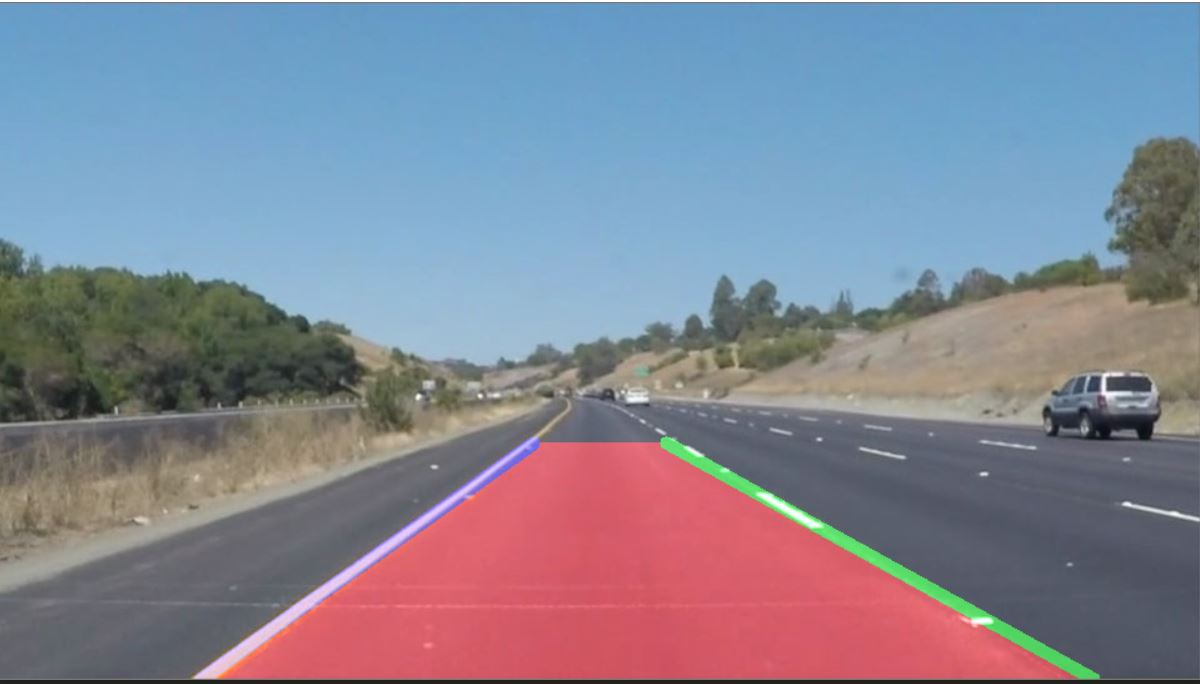
#> input picture lane_detect.JPG, 1200 x 684 px, given in place of challenge.mp4, which was not available
$ python challenge_accepted.py   (older library calls are emulated)
#> lines starting #> are read from the running program, lines starting #| are printed output that depends on the picture; after the words box and inside, x2 and y2 are one past the last pixel; in counts of white or black regions, pixels touching at a corner belong together; pictures that were not available may be replaced by others from this repository, and a replacement may not be noted
from matplotlib import pyplot as plt
import numpy as np
import cv2

lpnts = []
rpnts = []
def show(cells):
	cv2.imshow('img',cells)
	cv2.waitKey(0)
	cv2.destroyAllWindows()

def get_perspective(img):
	dst_size=(1280,720)
	h,w= np.shape(img)
	dst=np.float32([(0,0), (1, 0), (0,1), (1,1)])
	src=np.float32([(0.43,0.65),(0.58,0.65),(0.1,1),(1,1)])
	img_size = np.float32([(img.shape[1],img.shape[0])])
	pts2= dst * np.float32(dst_size)
	pts1=src*img_size
	M = cv2.getPerspectiveTransform(pts1, pts2)
	warped = cv2.warpPerspective(img, M, dst_size)
	return warped

def inv_perspective_warp(img,
                     dst_size=(1280,720),
                     src=np.float32([(0,0), (1, 0), (0,1), (1,1)]),
                     dst=np.float32([(0.43,0.65),(0.58,0.65),(0.1,1),(1,1)])):
    img_size = np.float32([(img.shape[1],img.shape[0])])
    src = src* img_size
    dst = dst * np.float32(dst_size)
    # Given src and dst points, calculate the perspective transform matrix
    M = cv2.getPerspectiveTransform(src, dst)
    # Warp the image using OpenCV warpPerspective()
    warped = cv2.warpPerspective(img, M, dst_size)
    return warped

def draw_lane(img,lane):
	histogram = np.sum(img,axis = 0)
	midpoint = int(histogram.shape[0]/2)
	leftx_base = np.argmax(histogram[:midpoint])
	rightx_base = np.argmax(histogram[midpoint:]) + midpoint


	nwindows = 9
	window_height = np.int(img.shape[0]/nwindows)
	# Identify the x and y positions of all nonzero pixels in the imag
	nonzero = img.nonzero()
	nonzeroy = np.array(nonzero[0])
	nonzerox = np.array(nonzero[1])
	# Current positions to be updated for

	leftx_current = leftx_base
	rightx_current = rightx_base

	draw_windows = True
	margin = 150
	minpix = 1
	left_lane_inds = []
	right_lane_inds = []

	left_a, left_b, left_c = [],[],[]
	right_a, right_b, right_c = [],[],[]


	for window in range(nwindows):
		win_y_low = img.shape[0] - (window+1)*window_height
		win_y_high = img.shape[0] - window*window_height
		win_xleft_low = leftx_current - margin
		win_xleft_high = leftx_current + margin
		win_xright_low = rightx_current - margin
		win_xright_high = rightx_current + margin
		# Draw the windows on the visualization image
		if draw_windows == True:
			cv2.rectangle(img,(win_xleft_low,win_y_low),(win_xleft_high,win_y_high),
			(100,255,255), 3)
			cv2.rectangle(img,(win_xright_low,win_y_low),(win_xright_high,win_y_high),
			(100,255,255), 3)

		good_left_inds = ((nonzeroy >= win_y_low) & (nonzeroy < win_y_high) &
		(nonzerox >= win_xleft_low) &  (nonzerox < win_xleft_high)).nonzero()[0]
		good_right_inds = ((nonzeroy >= win_y_low) & (nonzeroy < win_y_high) &
		(nonzerox >= win_xright_low) &  (nonzerox < win_xright_high)).nonzero()[0]
		# Append these indices to the lists
		left_lane_inds.append(good_left_inds)
		right_lane_inds.append(good_right_inds)
		# If you found > minpix pixels, recenter next window on their mean position
		if len(good_left_inds) > minpix:
			leftx_current = np.int(np.mean(nonzerox[good_left_inds]))
		if len(good_right_inds) > minpix:
			rightx_current = np.int(np.mean(nonzerox[good_right_inds]))

	# show(img)


	left_lane_inds = np.concatenate(left_lane_inds)
	right_lane_inds = np.concatenate(right_lane_inds)

	# Extract left and right line pixel positions
	leftx = nonzerox[left_lane_inds]
	lefty = nonzeroy[left_lane_inds]
	rightx = nonzerox[right_lane_inds]
	righty = nonzeroy[right_lane_inds]

	# Fit a second order polynomial to each
	left_fit = np.polyfit(lefty, leftx, 2)
	right_fit = np.polyfit(righty, rightx, 2)

	ploty = np.linspace(0, img.shape[0]-1, img.shape[0] )
	left_fitx = left_fit[0]*ploty**2 + left_fit[1]*ploty + left_fit[2]
	right_fitx = right_fit[0]*ploty**2 + right_fit[1]*ploty + right_fit[2]

	color_img = np.zeros_like(lane)


	left = np.array([np.transpose(np.vstack([left_fitx, ploty]))])
	right = np.array([np.flipud(np.transpose(np.vstack([right_fitx, ploty])))])

	if len(rpnts)<2:
		rpnts.append(right)
		lpnts.append(left)
	if len(rpnts)==2:
		right = (right+rpnts[0]+rpnts[1])/3
		left = (left+lpnts[0]+lpnts[1])/3
		rpnts[0] = rpnts[1]
		rpnts[1] = right
		lpnts[0] = lpnts[1]
		lpnts[1] = left

	points = np.hstack((left, right))


	for pt in left[0]:
		cv2.circle(color_img ,(int(pt[0]),int(pt[1])), 7, (10,200,10), -1)
	for pt in right[0]:
		cv2.circle(color_img ,(int(pt[0]),int(pt[1])), 7, (10,200,10), -1)

	cv2.fillPoly(color_img, np.int_(points), (255,10,10))
	h,w,c = np.shape(lane)
	inv = inv_perspective_warp(color_img,dst_size=(w,h))
	img = cv2.addWeighted(inv, 0.5,lane,1,0)

	return (img)
#----------------------------------------------

def load(lane):
	orig = lane.copy()

	lane = cv2.resize(lane,(1280,720),cv2.INTER_NEAREST)
	h,w,c = np.shape(lane)

	blur = cv2.blur(lane, (10,10))


	hls = cv2.cvtColor(lane, cv2.COLOR_RGB2HLS).astype(np.float)
	l_channel = hls[:,:,1]
	s_channel = hls[:,:,2]
	binary = l_channel

	sobelx = cv2.Sobel(binary, cv2.CV_64F, 1,1, ksize=1)
	abs_sobelx = np.absolute(sobelx)

	scaled_sobel = np.uint8(255*abs_sobelx/np.max(abs_sobelx))


	perspect = get_perspective(scaled_sobel)


	binary = cv2.threshold(perspect, 15, 255, cv2.THRESH_BINARY)
	binary = np.array(binary[1])
	# show (binary)
	img = binary

	return (draw_lane(img, lane))

#------------------------------------------------------------------------------------#


cap = cv2.VideoCapture("challenge.mp4")
cnt = 0
while(1):
	ret, frame = cap.read()
#> frame is the input picture: shape (684, 1200, 3); mean B, G, R 149.4, 134.1, 130.9
	if ret == 0:
		break

	if frame.max()<20:
		continue

	img = load(frame)
#> in load, `binary = np.array(binary[1])`:
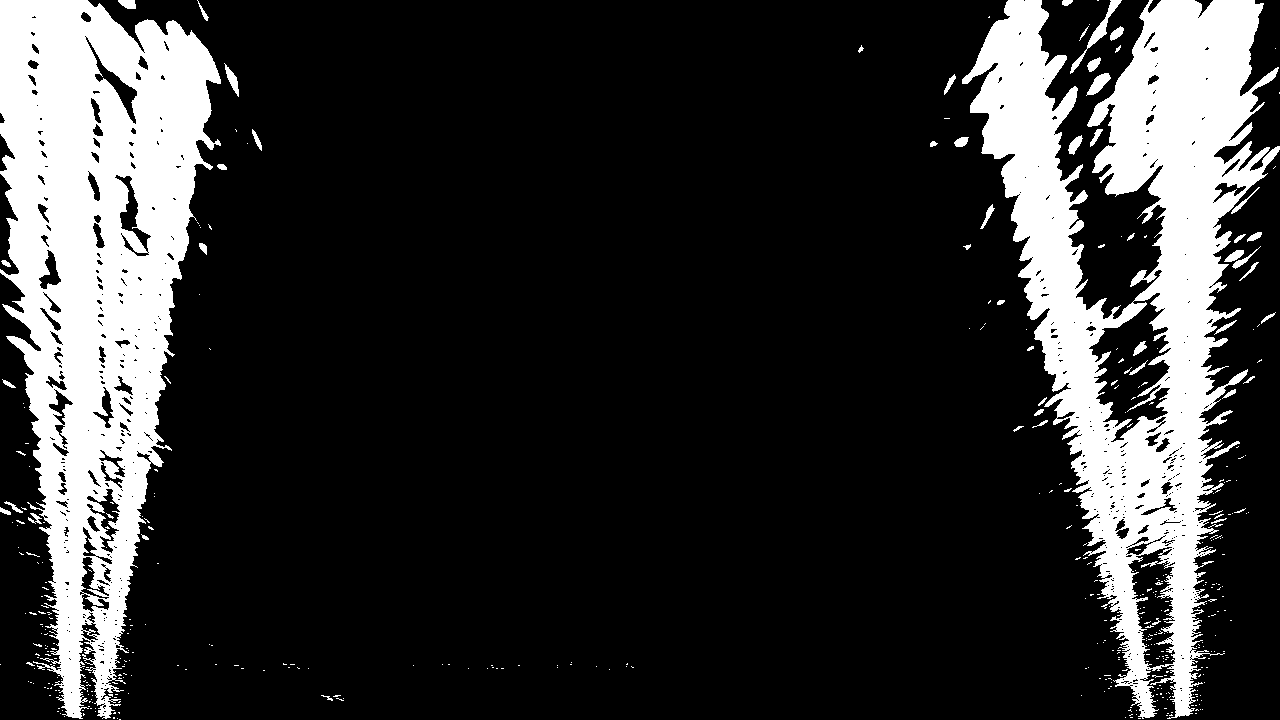
#> binary: shape (720, 1280); 19.8% white; 440 white regions (388 under 20 px), largest, box (x1, y1, x2, y2) and area: (962, 0, 1280, 719) 89671, (0, 0, 221, 719) 87955, (1070, 0, 1122, 74) 493
#> in draw_lane, `histogram = np.sum(img,axis = 0)`: histogram = 1280 values, max 183090 at index 74, min 0 at index 239, mean 36397.1
#> in draw_lane, `leftx_base = np.argmax(histogram[:midpoint])`: leftx_base = 74
#> in draw_lane, `rightx_base = np.argmax(histogram[midpoint:]) + midpoint`: rightx_base = 1186
#> in draw_lane, `nonzero = img.nonzero()`: nonzero = 182699 positions, rows 0 to 719, columns 0 to 1279
#> in draw_lane, `leftx_current = leftx_base`: leftx_current = 74
#> in draw_lane, `rightx_current = rightx_base`: rightx_current = 1186
#> the loop in draw_lane, `for window in range(nwindows):` made 9 passes
#> (win_xleft_low, win_xleft_high, win_xright_low, win_xright_high, leftx_current, rightx_current) on passes 1 to 9: (-76, 224, 1036, 1336, 85, 1161), (-65, 235, 1011, 1311, 88, 1153), (-62, 238, 1003, 1303, 89, 1146), (-61, 239, 996, 1296, 95, 1138), (-55, 245, 988, 1288, 95, 1132), (-55, 245, 982, 1282, 96, 1129), (-54, 246, 979, 1279, 99, 1128), (-51, 249, 978, 1278, 105, 1122), (-45, 255, 972, 1272, 94, 1133)
#> after the loop in draw_lane, `for window in range(nwindows):`:
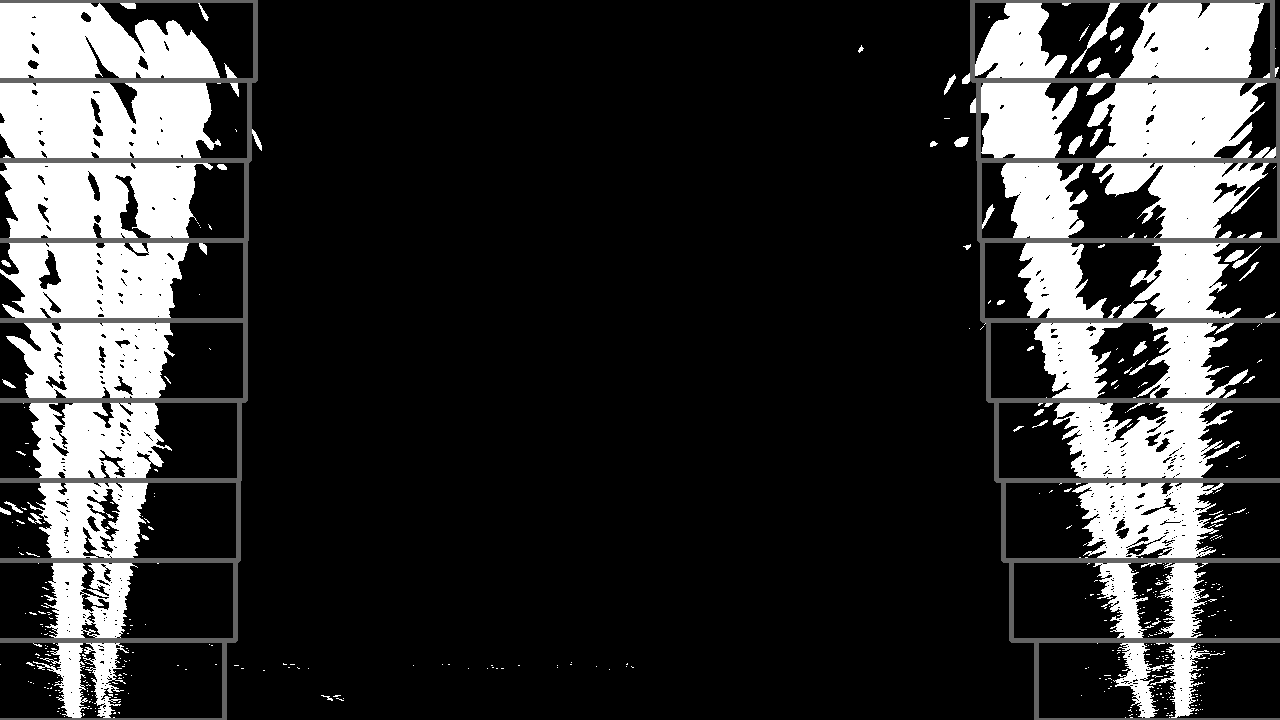
#> img: shape (720, 1280); 3.46% of pixels changed, all inside (x1, y1, x2, y2) = (0, 0, 1280, 720)
#> after the loop in draw_lane, `for window in range(nwindows):`: left_lane_inds = 9 items
#> in draw_lane, `left_fit = np.polyfit(lefty, leftx, 2)`: left_fit = [-8.25e-05, 0.0339, 96.28]
#> in draw_lane, `right_fit = np.polyfit(righty, rightx, 2)`: right_fit = [0.000171, -0.0669, 1133.4]
#> in draw_lane, `left_fitx = left_fit[0]*ploty**2 + left_fit[1]*ploty + left_fit[2]`: left_fitx = 720 values, max 99.77 at index 206, min 78.03 at index 719, mean 94.25
#> in draw_lane, `right_fitx = right_fit[0]*ploty**2 + right_fit[1]*ploty + right_fit[2]`: right_fitx = 720 values, max 1173.5 at index 719, min 1126.8 at index 196, mean 1138.8
#> in draw_lane, `left = np.array([np.transpose(np.vstack([left_fitx, ploty]))])`: left = 720 pairs, first value 78.03 to 99.77, second value 0 to 719
#> in draw_lane, `right = np.array([np.flipud(np.transpose(np.vstack([right_fitx, ploty]..`: right = 720 pairs, first value 1126.8 to 1173.5, second value 0 to 719
#> in draw_lane, `points = np.hstack((left, right))`: points = 1440 pairs, first value 78.03 to 1173.5, second value 0 to 719
#> the loop in draw_lane, `for pt in left[0]:` made 720 passes
#> pt on passes 1 to 3: [96.28, 0], [96.32, 1], [96.35, 2]
#> the loop in draw_lane, `for pt in right[0]:` made 720 passes
#> pt on passes 1 to 3: [1173.5, 719], [1173.3, 718], [1173.1, 717]
#> after the loop in draw_lane, `for pt in right[0]:`: color_img: shape (720, 1280, 3); mean of channels 0, 1, 2 0.2, 4.7, 0.2
#> in draw_lane, `cv2.fillPoly(color_img, np.int_(points), (255,10,10))`:
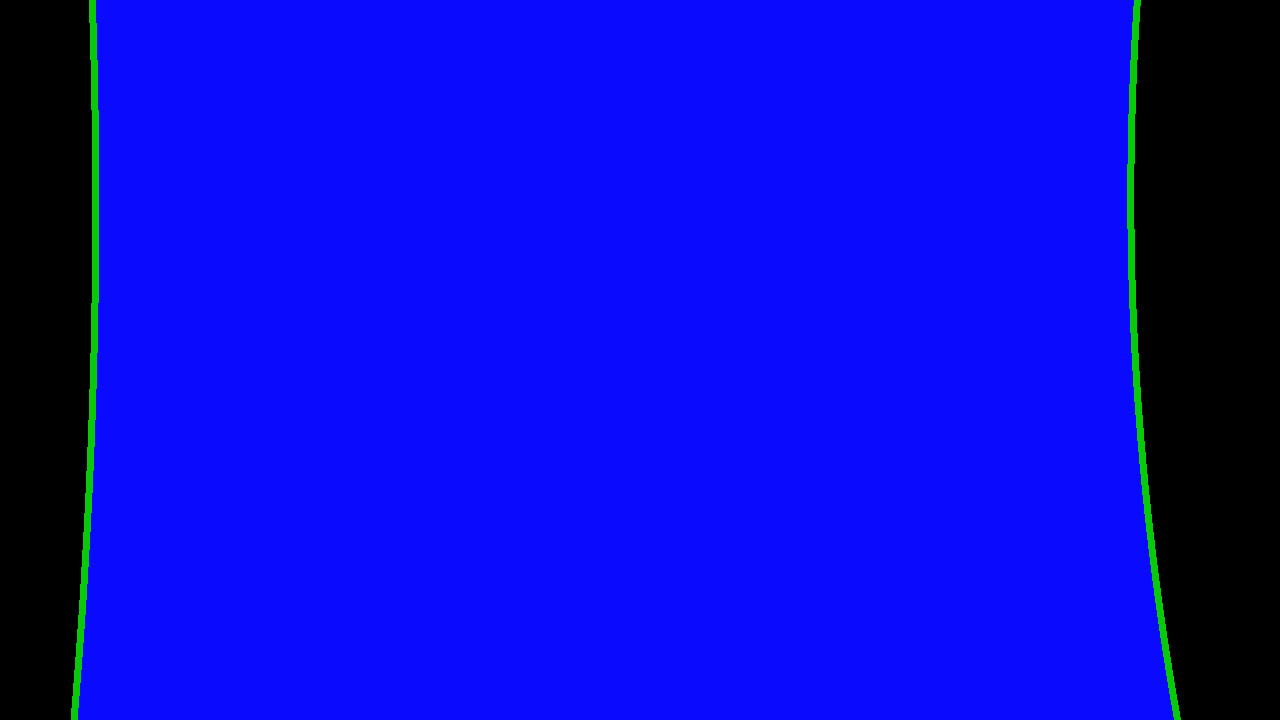
#> color_img: shape (720, 1280, 3); mean of channels 0, 1, 2 208.4, 10.4, 8.3; drawn as B, G, R
#> in inv_perspective_warp, `src = src* img_size`: src = [[0, 0], [1280, 0], [0, 720], [1280, 720]]
#> in inv_perspective_warp, `dst = dst * np.float32(dst_size)`: dst = [[550.4, 468], [742.4, 468], [128, 720], [1280, 720]]
#> in inv_perspective_warp, `M = cv2.getPerspectiveTransform(src, dst)`: M = [[0.15, -0.735, 550.4], [-1.55e-16, -0.483, 468], [-3.3e-19, -0.00116, 1]]
#> in draw_lane, `img = cv2.addWeighted(inv, 0.5,lane,1,0)`:
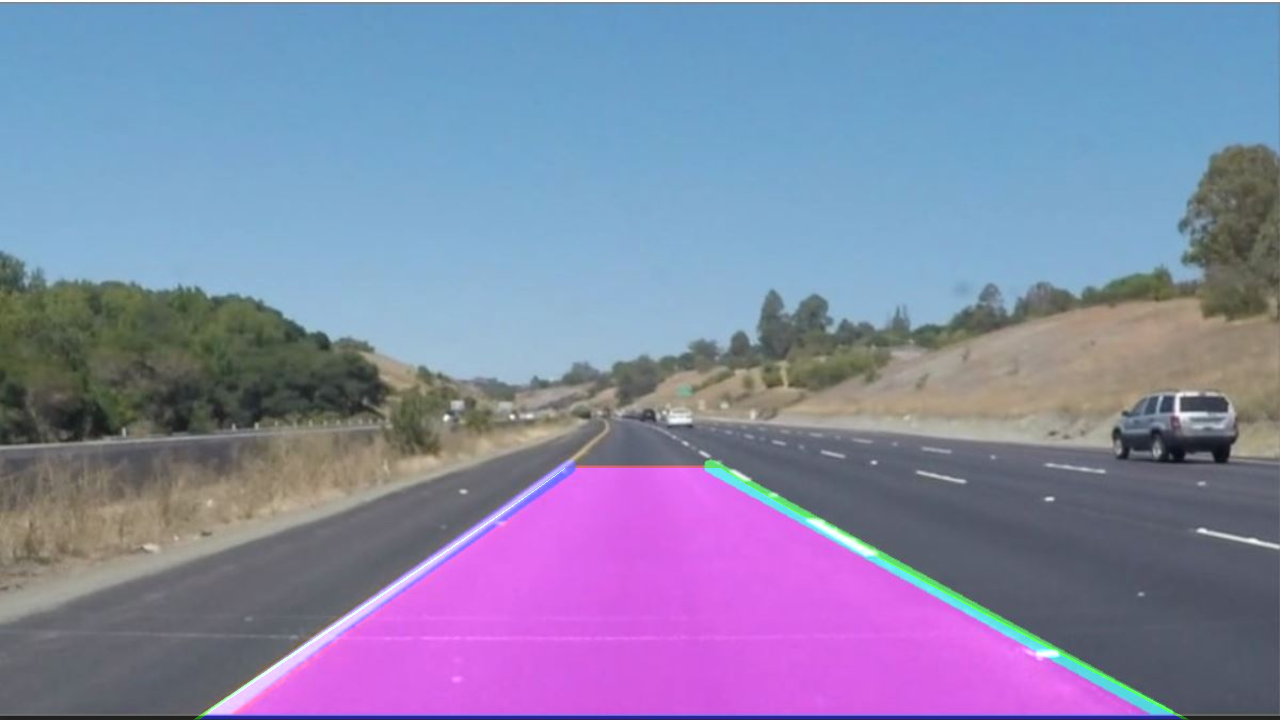
#> img: shape (720, 1280, 3); mean of channels 0, 1, 2 168.4, 134.9, 131.6; drawn as B, G, R
	cv2.imshow("frame", img)
	if cv2.waitKey(1) == 27:  ## 27 - ASCII for escape key
#> (key Esc is pressed here)
		break
######
cap.release()
cv2.destroyAllWindows()
